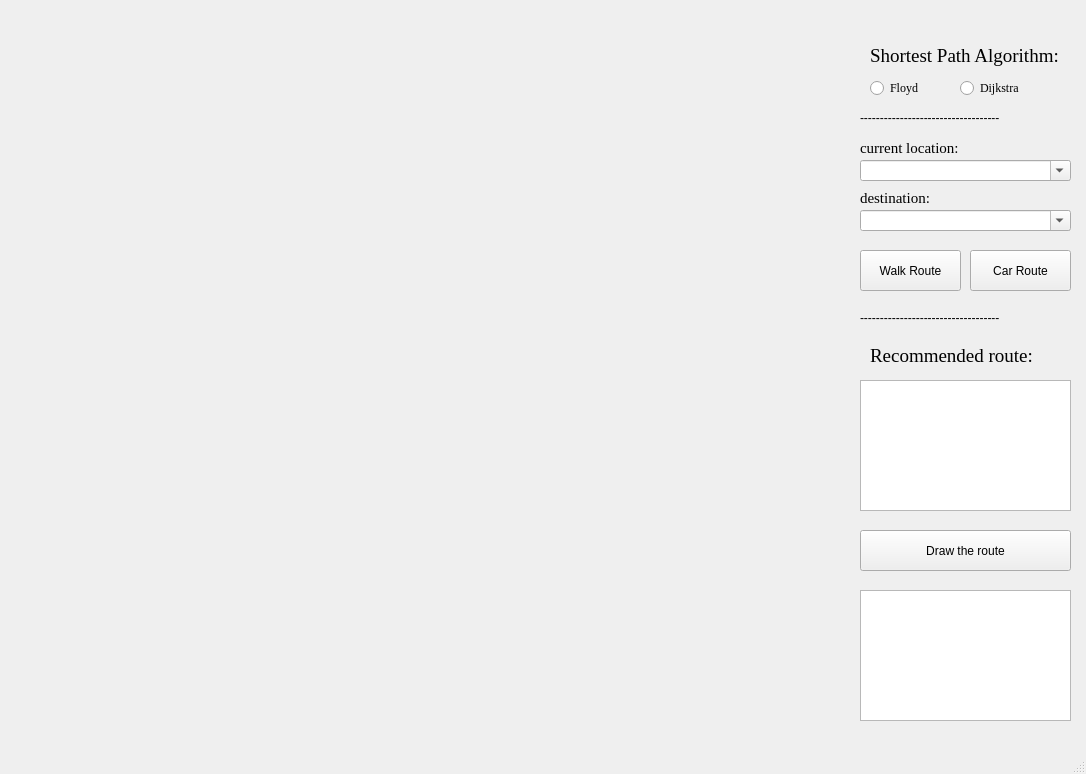
<?xml version="1.0" encoding="UTF-8"?>
<ui version="4.0">
 <class>MainWindow</class>
 <widget class="QMainWindow" name="MainWindow">
  <property name="geometry">
   <rect>
    <x>0</x>
    <y>0</y>
    <width>1086</width>
    <height>774</height>
   </rect>
  </property>
  <property name="minimumSize">
   <size>
    <width>1086</width>
    <height>774</height>
   </size>
  </property>
  <property name="maximumSize">
   <size>
    <width>1086</width>
    <height>774</height>
   </size>
  </property>
  <property name="windowTitle">
   <string>九江学院校园导航系统</string>
  </property>
  <property name="windowIcon">
   <iconset resource="picture.qrc">
    <normaloff>:/icon/snow.png</normaloff>:/icon/snow.png</iconset>
  </property>
  <widget class="QWidget" name="centralwidget">
   <widget class="QLabel" name="map">
    <property name="geometry">
     <rect>
      <x>20</x>
      <y>20</y>
      <width>821</width>
      <height>721</height>
     </rect>
    </property>
    <property name="maximumSize">
     <size>
      <width>821</width>
      <height>721</height>
     </size>
    </property>
    <property name="text">
     <string/>
    </property>
    <property name="pixmap">
     <pixmap resource="picture.qrc">:/map/jju.jpg</pixmap>
    </property>
    <property name="wordWrap">
     <bool>false</bool>
    </property>
   </widget>
   <widget class="QLabel" name="label_1">
    <property name="geometry">
     <rect>
      <x>870</x>
      <y>30</y>
      <width>191</width>
      <height>51</height>
     </rect>
    </property>
    <property name="font">
     <font>
      <family>Times New Roman</family>
      <pointsize>14</pointsize>
     </font>
    </property>
    <property name="text">
     <string>Shortest Path Algorithm:</string>
    </property>
   </widget>
   <widget class="QRadioButton" name="radioButton">
    <property name="geometry">
     <rect>
      <x>870</x>
      <y>80</y>
      <width>89</width>
      <height>16</height>
     </rect>
    </property>
    <property name="font">
     <font>
      <family>Times New Roman</family>
     </font>
    </property>
    <property name="text">
     <string>Floyd</string>
    </property>
   </widget>
   <widget class="QRadioButton" name="radioButton_2">
    <property name="geometry">
     <rect>
      <x>960</x>
      <y>80</y>
      <width>89</width>
      <height>16</height>
     </rect>
    </property>
    <property name="font">
     <font>
      <family>Times New Roman</family>
     </font>
    </property>
    <property name="text">
     <string>Dijkstra</string>
    </property>
   </widget>
   <widget class="QTextBrowser" name="textBrowser">
    <property name="geometry">
     <rect>
      <x>860</x>
      <y>380</y>
      <width>211</width>
      <height>131</height>
     </rect>
    </property>
   </widget>
   <widget class="QLabel" name="label_2">
    <property name="geometry">
     <rect>
      <x>870</x>
      <y>330</y>
      <width>181</width>
      <height>51</height>
     </rect>
    </property>
    <property name="font">
     <font>
      <family>Times New Roman</family>
      <pointsize>14</pointsize>
     </font>
    </property>
    <property name="text">
     <string>Recommended route:</string>
    </property>
   </widget>
   <widget class="QLabel" name="label">
    <property name="geometry">
     <rect>
      <x>860</x>
      <y>140</y>
      <width>141</width>
      <height>16</height>
     </rect>
    </property>
    <property name="font">
     <font>
      <family>Times New Roman</family>
      <pointsize>11</pointsize>
     </font>
    </property>
    <property name="text">
     <string>current location:</string>
    </property>
   </widget>
   <widget class="QLabel" name="label_3">
    <property name="geometry">
     <rect>
      <x>860</x>
      <y>190</y>
      <width>141</width>
      <height>16</height>
     </rect>
    </property>
    <property name="font">
     <font>
      <family>Times New Roman</family>
      <pointsize>11</pointsize>
     </font>
    </property>
    <property name="text">
     <string>destination:</string>
    </property>
   </widget>
   <widget class="QPushButton" name="pushButton">
    <property name="geometry">
     <rect>
      <x>860</x>
      <y>250</y>
      <width>101</width>
      <height>41</height>
     </rect>
    </property>
    <property name="text">
     <string>Walk Route</string>
    </property>
   </widget>
   <widget class="QLabel" name="label_4">
    <property name="geometry">
     <rect>
      <x>860</x>
      <y>110</y>
      <width>231</width>
      <height>16</height>
     </rect>
    </property>
    <property name="text">
     <string>-----------------------------------</string>
    </property>
   </widget>
   <widget class="QLabel" name="label_5">
    <property name="geometry">
     <rect>
      <x>860</x>
      <y>310</y>
      <width>231</width>
      <height>16</height>
     </rect>
    </property>
    <property name="text">
     <string>-----------------------------------</string>
    </property>
   </widget>
   <widget class="QPushButton" name="pushButton_2">
    <property name="geometry">
     <rect>
      <x>860</x>
      <y>530</y>
      <width>211</width>
      <height>41</height>
     </rect>
    </property>
    <property name="text">
     <string>Draw the route</string>
    </property>
   </widget>
   <widget class="QTextBrowser" name="textBrowser_2">
    <property name="geometry">
     <rect>
      <x>860</x>
      <y>590</y>
      <width>211</width>
      <height>131</height>
     </rect>
    </property>
   </widget>
   <widget class="QComboBox" name="comboBox">
    <property name="geometry">
     <rect>
      <x>860</x>
      <y>160</y>
      <width>211</width>
      <height>21</height>
     </rect>
    </property>
    <property name="editable">
     <bool>true</bool>
    </property>
   </widget>
   <widget class="QComboBox" name="comboBox_2">
    <property name="geometry">
     <rect>
      <x>860</x>
      <y>210</y>
      <width>211</width>
      <height>21</height>
     </rect>
    </property>
    <property name="editable">
     <bool>true</bool>
    </property>
   </widget>
   <widget class="QPushButton" name="pushButton_3">
    <property name="geometry">
     <rect>
      <x>970</x>
      <y>250</y>
      <width>101</width>
      <height>41</height>
     </rect>
    </property>
    <property name="text">
     <string>Car Route</string>
    </property>
   </widget>
  </widget>
  <widget class="QMenuBar" name="menubar">
   <property name="geometry">
    <rect>
     <x>0</x>
     <y>0</y>
     <width>1086</width>
     <height>23</height>
    </rect>
   </property>
  </widget>
  <widget class="QStatusBar" name="statusbar"/>
 </widget>
 <resources>
  <include location="picture.qrc"/>
  <include location="../../.designer/backup/picture.qrc"/>
 </resources>
 <connections/>
</ui>
